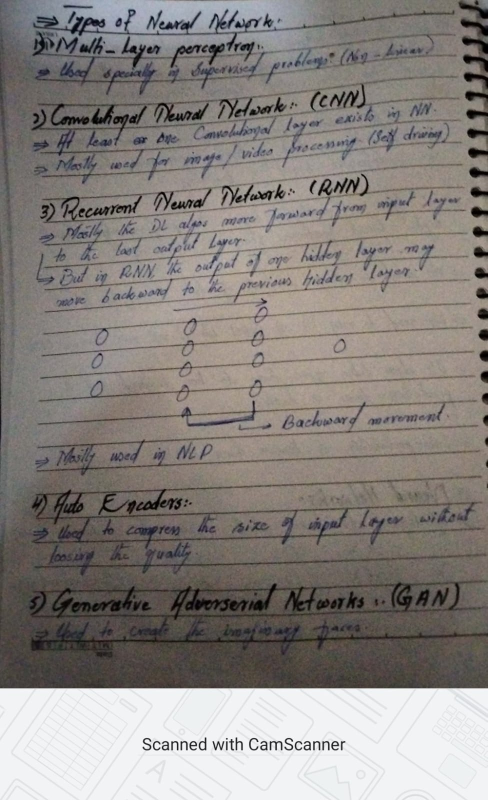
#> input picture py_for_CV/L#03_make_image_readable/L#03_image.jpeg, 975 x 1600 px, given in place of the camera (shown at 1/2 size)
$ python Alarm_motion_detection.py
#> lines starting #> are read from the running program, lines starting #| are printed output that depends on the picture
# in this project we will set an alarm that will beep on motion detection
# for this we nee to have imutils and

# import the libraries
import cv2 as cv
import imutils # used for minor changes like resizing etc
import threading # in order to handle and display multiple changes in the data
import winsound # this is used to make a beep sound

# set the camera
cam=cv.VideoCapture(0) # will capture the live video from the camera

# setting the width and height of above camera
cam.set(cv.CAP_PROP_FRAME_WIDTH, 640) # the width of the captured frames to 440 pixels.
cam.set(cv.CAP_PROP_FRAME_HEIGHT, 480)# the height of the captured frames to 480 pixels.

# calculate the difference in the frames
_, start_frame=cam.read()
#> start_frame is the input picture: shape (1600, 975, 3); mean B, G, R 127.5, 131.4, 136.9

# resize the width of rame to 500 pixels
start_frame=imutils.resize(start_frame, width=500)
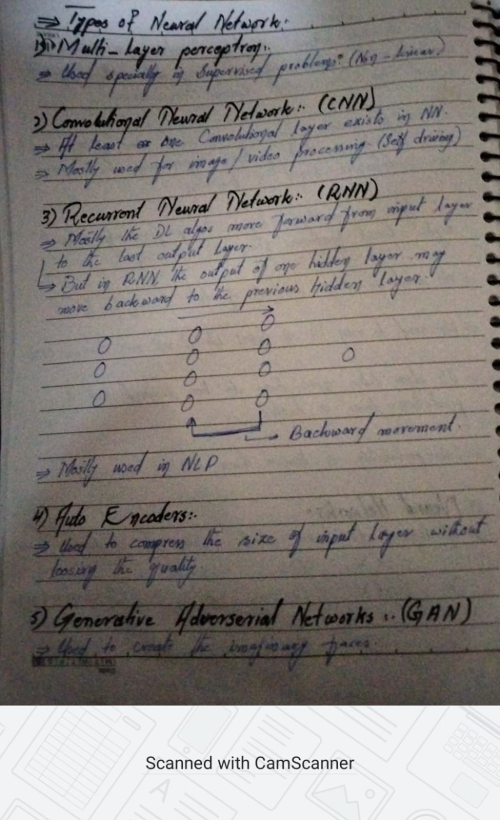
#> start_frame: shape (820, 500, 3); mean B, G, R 127.5, 131.4, 136.9

# change the colour of the frame
start_frame=cv.cvtColor(start_frame, cv.COLOR_BGR2GRAY)
#> start_frame: shape (820, 500)

# Gaussian blur to the initial frame to reduce noise.
start_frame=cv.GaussianBlur(start_frame, (21, 21), 0)
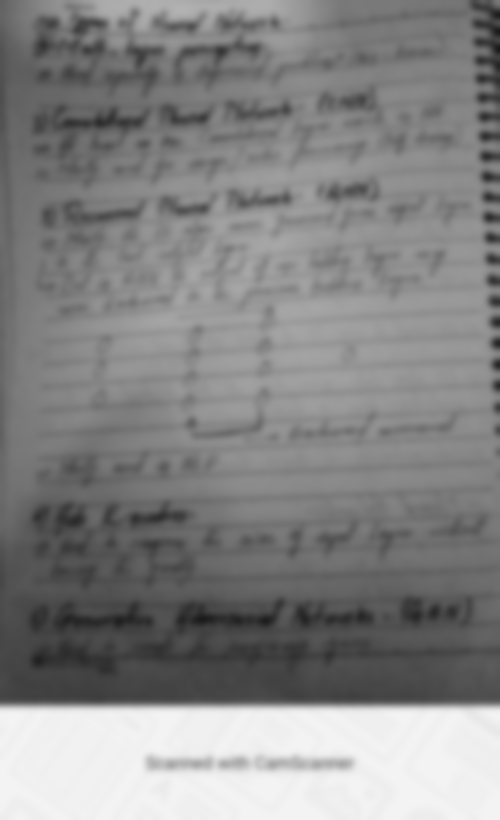
#> start_frame: shape (820, 500); min 24, max 243, mean 132.7

# setting the alarm modes initillay not active
alarm =False
alarm_mode=False
alarm_counter=0 # initially zero but will change when motion is detected

# function to beep an alarm
def beep_alarm():
    # setting the alarm var as global
    global alarm
    # loop till 3 consecutive beeps
    for _ in range(3):
        # condition to check if we are not in alarm mode
        # in following condition if we are not in alarm mode then we will break the loop
        if not alarm_mode:
            break

        # if we are in alarm mode then will beep the sound
        print("Alarm mode")
        winsound.Beep(2500, 1000)
    alarm=False

# main loop to capture the frames and many more
while True:
    _, frame=cam.read()
    # resize the frame
    frame=imutils.resize(frame, width=500)

    # if we are in alarm mode
    if alarm_mode:
        # then will change the frame colour into black and white

        frame_bw=cv.cvtColor(frame, cv.COLOR_BGR2GRAY)
        # blur the frame
        frame_bw=cv.GaussianBlur(frame_bw, (5, 5), 0)

        #now calculate the difference between the start_frame and the latest frame
        difference=cv.absdiff(start_frame, frame_bw)

        # set the threshold to get either white or black bgs
        # anything below 25 will be completely black and anything above it till 255 will be white
        thres=cv.threshold(difference, 25, 255, cv.THRESH_BINARY)[1] # here 1 means we will be 2nd value from the returned values that either 0 or 1

        # now setting the start frame to the current frame
        start_frame=frame_bw

        # now condition to check the threshold value to beep the sound
        # here we can set any value other than 300 it is used to capture the motion where it will start beeping
        # higher the threshold value higher must be the movement of the body or an object
        if thres.sum()>3000:
            # increase sthe alarm counter every time it beeps
            alarm_counter+=1

        # in case above condition is false
        else:
            if alarm_counter>0:
                # decrease the alarm counter if we do not see any movement
                alarm_counter-=1
        # so if we are in alarm mode then will shoe the movement in the video
        cv.imshow("Alarm mode", thres)
    else:
        # otherwise show the normal image
        cv.imshow("Normal image", frame)

    # condition to beep or not
    if alarm_counter>20:
        if not alarm:
            alarm=True
            # now cause the alarm
            threading.Thread(target=beep_alarm).start()

    # setting the key to be in alarm mode, not in alarm mode and quite the video
    pressed_key=cv.waitKey(30)
#> (key q is pressed here)
    # conditon to be in original/alarm video
    if pressed_key==ord('t'):
        alarm_mode=not alarm_mode
        alarm_counter=0

    # codition to quite the video
    if pressed_key==ord('q'):
        alarm_mode=False
        break

# now release the video
cam.release()
cv.destroyAllWindows()
